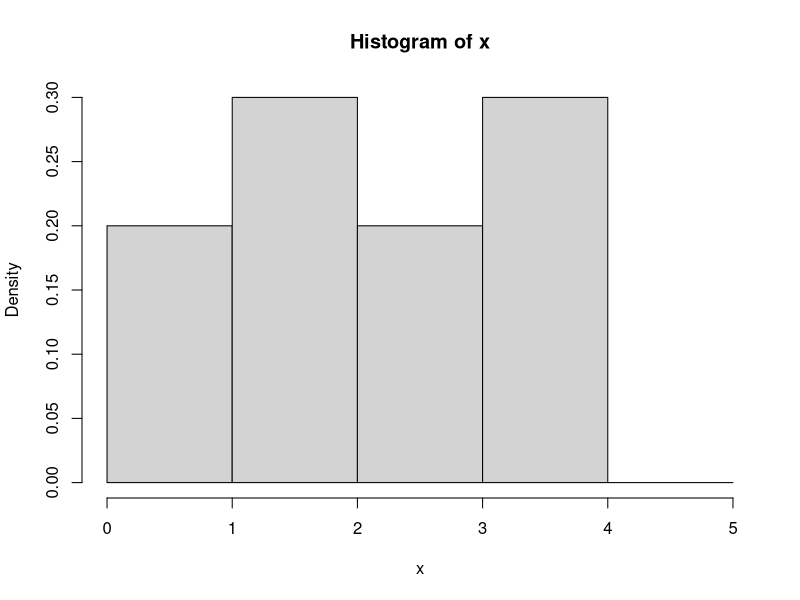

Source code (R):
## ---- chunk 1
library(ggplot2)
library(dplyr)
library(data.table)
## ---- chunk 2
#| echo: true
set.seed(1000)
(x=runif(10,0,5))
# A1= (0,1)
indicadoraA1 = between(x,0,1)
mean(indicadoraA1)
# A2= (1,2)
indicadoraA2 = between(x,1,2)
mean(indicadoraA2)
# A3= (2,3)
indicadoraA3 = between(x,2,3)
mean(indicadoraA3)
# A4= (3,4)
indicadoraA4 = between(x,3,4)
mean(indicadoraA4)

## ---- chunk 3
#| echo: true

# A5= (4,5)
indicadoraA5 = between(x,4,5)
mean(indicadoraA5)

histograma = hist(x,breaks=c(0,1,2,3,4,5),freq=FALSE)
histograma$counts
histograma$density
